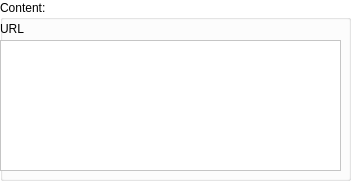
     <widget class="QGroupBox" name="groupQr2">
      <property name="geometry">
       <rect>
        <x>10</x>
        <y>60</y>
        <width>351</width>
        <height>181</height>
       </rect>
      </property>
      <property name="palette">
       <palette>
        <active>
         <colorrole role="WindowText">
          <brush brushstyle="SolidPattern">
           <color alpha="255">
            <red>0</red>
            <green>0</green>
            <blue>0</blue>
           </color>
          </brush>
         </colorrole>
         <colorrole role="Button">
          <brush brushstyle="SolidPattern">
           <color alpha="255">
            <red>255</red>
            <green>255</green>
            <blue>255</blue>
           </color>
          </brush>
         </colorrole>
         <colorrole role="Light">
          <brush brushstyle="SolidPattern">
           <color alpha="255">
            <red>255</red>
            <green>255</green>
            <blue>255</blue>
           </color>
          </brush>
         </colorrole>
         <colorrole role="Midlight">
          <brush brushstyle="SolidPattern">
           <color alpha="255">
            <red>255</red>
            <green>255</green>
            <blue>255</blue>
           </color>
          </brush>
         </colorrole>
         <colorrole role="Dark">
          <brush brushstyle="SolidPattern">
           <color alpha="255">
            <red>127</red>
            <green>127</green>
            <blue>127</blue>
           </color>
          </brush>
         </colorrole>
         <colorrole role="Mid">
          <brush brushstyle="SolidPattern">
           <color alpha="255">
            <red>170</red>
            <green>170</green>
            <blue>170</blue>
           </color>
          </brush>
         </colorrole>
         <colorrole role="Text">
          <brush brushstyle="SolidPattern">
           <color alpha="255">
            <red>0</red>
            <green>0</green>
            <blue>0</blue>
           </color>
          </brush>
         </colorrole>
         <colorrole role="BrightText">
          <brush brushstyle="SolidPattern">
           <color alpha="255">
            <red>255</red>
            <green>255</green>
            <blue>255</blue>
           </color>
          </brush>
         </colorrole>
         <colorrole role="ButtonText">
          <brush brushstyle="SolidPattern">
           <color alpha="255">
            <red>0</red>
            <green>0</green>
            <blue>0</blue>
           </color>
          </brush>
         </colorrole>
         <colorrole role="Base">
          <brush brushstyle="SolidPattern">
           <color alpha="255">
            <red>255</red>
            <green>255</green>
            <blue>255</blue>
           </color>
          </brush>
         </colorrole>
         <colorrole role="Window">
          <brush brushstyle="SolidPattern">
           <color alpha="255">
            <red>255</red>
            <green>255</green>
            <blue>255</blue>
           </color>
          </brush>
         </colorrole>
         <colorrole role="Shadow">
          <brush brushstyle="SolidPattern">
           <color alpha="255">
            <red>0</red>
            <green>0</green>
            <blue>0</blue>
           </color>
          </brush>
         </colorrole>
         <colorrole role="AlternateBase">
          <brush brushstyle="SolidPattern">
           <color alpha="255">
            <red>255</red>
            <green>255</green>
            <blue>255</blue>
           </color>
          </brush>
         </colorrole>
         <colorrole role="ToolTipBase">
          <brush brushstyle="SolidPattern">
           <color alpha="255">
            <red>255</red>
            <green>255</green>
            <blue>220</blue>
           </color>
          </brush>
         </colorrole>
         <colorrole role="ToolTipText">
          <brush brushstyle="SolidPattern">
           <color alpha="255">
            <red>0</red>
            <green>0</green>
            <blue>0</blue>
           </color>
          </brush>
         </colorrole>
        </active>
        <inactive>
         <colorrole role="WindowText">
          <brush brushstyle="SolidPattern">
           <color alpha="255">
            <red>0</red>
            <green>0</green>
            <blue>0</blue>
           </color>
          </brush>
         </colorrole>
         <colorrole role="Button">
          <brush brushstyle="SolidPattern">
           <color alpha="255">
            <red>255</red>
            <green>255</green>
            <blue>255</blue>
           </color>
          </brush>
         </colorrole>
         <colorrole role="Light">
          <brush brushstyle="SolidPattern">
           <color alpha="255">
            <red>255</red>
            <green>255</green>
            <blue>255</blue>
           </color>
          </brush>
         </colorrole>
         <colorrole role="Midlight">
          <brush brushstyle="SolidPattern">
           <color alpha="255">
            <red>255</red>
            <green>255</green>
            <blue>255</blue>
           </color>
          </brush>
         </colorrole>
         <colorrole role="Dark">
          <brush brushstyle="SolidPattern">
           <color alpha="255">
            <red>127</red>
            <green>127</green>
            <blue>127</blue>
           </color>
          </brush>
         </colorrole>
         <colorrole role="Mid">
          <brush brushstyle="SolidPattern">
           <color alpha="255">
            <red>170</red>
            <green>170</green>
            <blue>170</blue>
           </color>
          </brush>
         </colorrole>
         <colorrole role="Text">
          <brush brushstyle="SolidPattern">
           <color alpha="255">
            <red>0</red>
            <green>0</green>
            <blue>0</blue>
           </color>
          </brush>
         </colorrole>
         <colorrole role="BrightText">
          <brush brushstyle="SolidPattern">
           <color alpha="255">
            <red>255</red>
            <green>255</green>
            <blue>255</blue>
           </color>
          </brush>
         </colorrole>
         <colorrole role="ButtonText">
          <brush brushstyle="SolidPattern">
           <color alpha="255">
            <red>0</red>
            <green>0</green>
            <blue>0</blue>
           </color>
          </brush>
         </colorrole>
         <colorrole role="Base">
          <brush brushstyle="SolidPattern">
           <color alpha="255">
            <red>255</red>
            <green>255</green>
            <blue>255</blue>
           </color>
          </brush>
         </colorrole>
         <colorrole role="Window">
          <brush brushstyle="SolidPattern">
           <color alpha="255">
            <red>255</red>
            <green>255</green>
            <blue>255</blue>
           </color>
          </brush>
         </colorrole>
         <colorrole role="Shadow">
          <brush brushstyle="SolidPattern">
           <color alpha="255">
            <red>0</red>
            <green>0</green>
            <blue>0</blue>
           </color>
          </brush>
         </colorrole>
         <colorrole role="AlternateBase">
          <brush brushstyle="SolidPattern">
           <color alpha="255">
            <red>255</red>
            <green>255</green>
            <blue>255</blue>
           </color>
          </brush>
         </colorrole>
         <colorrole role="ToolTipBase">
          <brush brushstyle="SolidPattern">
           <color alpha="255">
            <red>255</red>
            <green>255</green>
            <blue>220</blue>
           </color>
          </brush>
         </colorrole>
         <colorrole role="ToolTipText">
          <brush brushstyle="SolidPattern">
           <color alpha="255">
            <red>0</red>
            <green>0</green>
            <blue>0</blue>
           </color>
          </brush>
         </colorrole>
        </inactive>
        <disabled>
         <colorrole role="WindowText">
          <brush brushstyle="SolidPattern">
           <color alpha="255">
            <red>127</red>
            <green>127</green>
            <blue>127</blue>
           </color>
          </brush>
         </colorrole>
         <colorrole role="Button">
          <brush brushstyle="SolidPattern">
           <color alpha="255">
            <red>255</red>
            <green>255</green>
            <blue>255</blue>
           </color>
          </brush>
         </colorrole>
         <colorrole role="Light">
          <brush brushstyle="SolidPattern">
           <color alpha="255">
            <red>255</red>
            <green>255</green>
            <blue>255</blue>
           </color>
          </brush>
         </colorrole>
         <colorrole role="Midlight">
          <brush brushstyle="SolidPattern">
           <color alpha="255">
            <red>255</red>
            <green>255</green>
            <blue>255</blue>
           </color>
          </brush>
         </colorrole>
         <colorrole role="Dark">
          <brush brushstyle="SolidPattern">
           <color alpha="255">
            <red>127</red>
            <green>127</green>
            <blue>127</blue>
           </color>
          </brush>
         </colorrole>
         <colorrole role="Mid">
          <brush brushstyle="SolidPattern">
           <color alpha="255">
            <red>170</red>
            <green>170</green>
            <blue>170</blue>
           </color>
          </brush>
         </colorrole>
         <colorrole role="Text">
          <brush brushstyle="SolidPattern">
           <color alpha="255">
            <red>127</red>
            <green>127</green>
            <blue>127</blue>
           </color>
          </brush>
         </colorrole>
         <colorrole role="BrightText">
          <brush brushstyle="SolidPattern">
           <color alpha="255">
            <red>255</red>
            <green>255</green>
            <blue>255</blue>
           </color>
          </brush>
         </colorrole>
         <colorrole role="ButtonText">
          <brush brushstyle="SolidPattern">
           <color alpha="255">
            <red>127</red>
            <green>127</green>
            <blue>127</blue>
           </color>
          </brush>
         </colorrole>
         <colorrole role="Base">
          <brush brushstyle="SolidPattern">
           <color alpha="255">
            <red>255</red>
            <green>255</green>
            <blue>255</blue>
           </color>
          </brush>
         </colorrole>
         <colorrole role="Window">
          <brush brushstyle="SolidPattern">
           <color alpha="255">
            <red>255</red>
            <green>255</green>
            <blue>255</blue>
           </color>
          </brush>
         </colorrole>
         <colorrole role="Shadow">
          <brush brushstyle="SolidPattern">
           <color alpha="255">
            <red>0</red>
            <green>0</green>
            <blue>0</blue>
           </color>
          </brush>
         </colorrole>
         <colorrole role="AlternateBase">
          <brush brushstyle="SolidPattern">
           <color alpha="255">
            <red>255</red>
            <green>255</green>
            <blue>255</blue>
           </color>
          </brush>
         </colorrole>
         <colorrole role="ToolTipBase">
          <brush brushstyle="SolidPattern">
           <color alpha="255">
            <red>255</red>
            <green>255</green>
            <blue>220</blue>
           </color>
          </brush>
         </colorrole>
         <colorrole role="ToolTipText">
          <brush brushstyle="SolidPattern">
           <color alpha="255">
            <red>0</red>
            <green>0</green>
            <blue>0</blue>
           </color>
          </brush>
         </colorrole>
        </disabled>
       </palette>
      </property>
      <property name="title">
       <string>Content:</string>
      </property>
      <widget class="QTextEdit" name="textResult_2">
       <property name="geometry">
        <rect>
         <x>0</x>
         <y>40</y>
         <width>341</width>
         <height>31</height>
        </rect>
       </property>
      </widget>
      <widget class="QLabel" name="label_content">
       <property name="geometry">
        <rect>
         <x>0</x>
         <y>20</y>
         <width>351</width>
         <height>17</height>
        </rect>
       </property>
       <property name="text">
        <string>URL</string>
       </property>
      </widget>
      <widget class="QTextEdit" name="textResult_3">
       <property name="geometry">
        <rect>
         <x>0</x>
         <y>90</y>
         <width>341</width>
         <height>31</height>
        </rect>
       </property>
      </widget>
      <widget class="QLabel" name="label_content_2">
       <property name="geometry">
        <rect>
         <x>0</x>
         <y>70</y>
         <width>351</width>
         <height>17</height>
        </rect>
       </property>
       <property name="text">
        <string>URL</string>
       </property>
      </widget>
      <widget class="QLabel" name="label_content_3">
       <property name="geometry">
        <rect>
         <x>0</x>
         <y>120</y>
         <width>351</width>
         <height>17</height>
        </rect>
       </property>
       <property name="text">
        <string>URL</string>
       </property>
      </widget>
      <widget class="QTextEdit" name="textResult_4">
       <property name="geometry">
        <rect>
         <x>0</x>
         <y>140</y>
         <width>341</width>
         <height>31</height>
        </rect>
       </property>
      </widget>
      <widget class="QTextEdit" name="textBarcode">
       <property name="geometry">
        <rect>
         <x>0</x>
         <y>40</y>
         <width>341</width>
         <height>131</height>
        </rect>
       </property>
      </widget>
     </widget>
